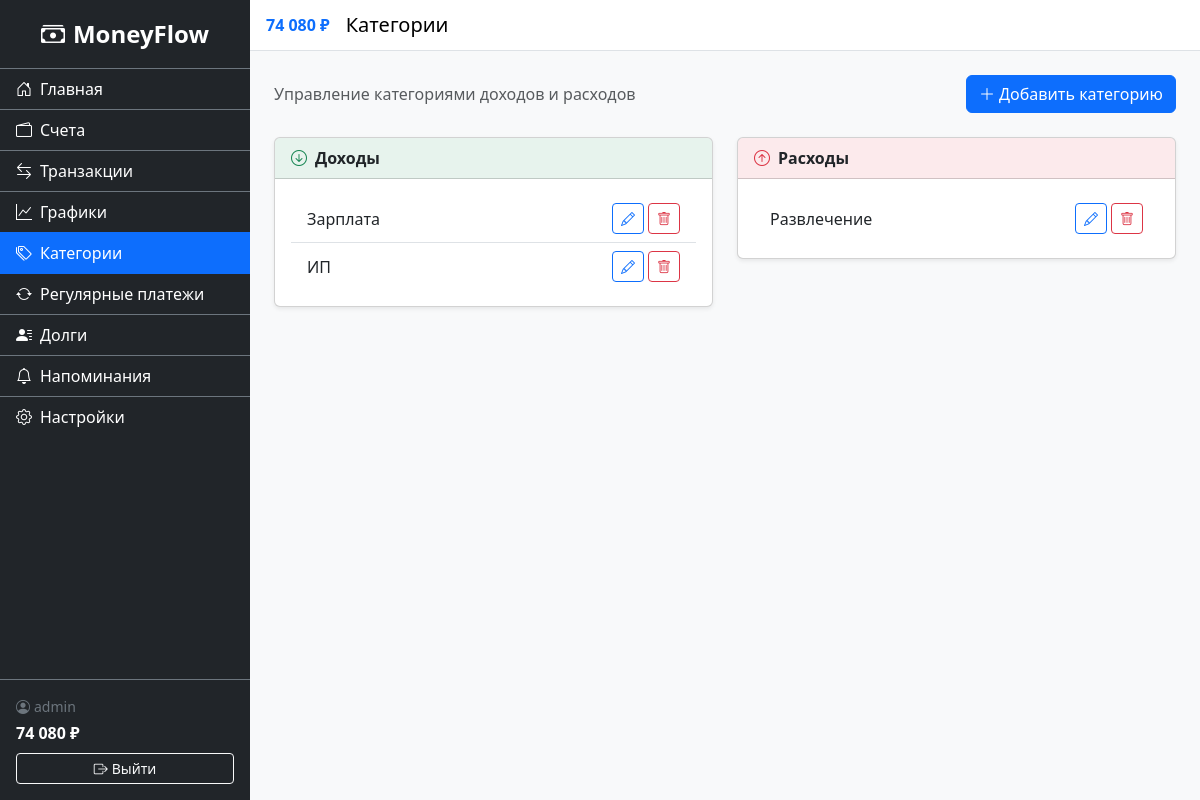
The page /finance/categories/ (signed in) on the database its author committed.
### accounts/models.py (models this page shows, shortened)
class CustomUser(AbstractUser):
    username = models.CharField(
        'Имя пользователя',
        max_length=150,
        unique=True,
        validators=[UnicodeUsernameValidator()],
        error_messages={'unique': 'Пользователь с таким именем уже существует.'},
    )
    phone_number = models.CharField(max_length=15, blank=True, null=True, verbose_name="Номер телефона")
    is_email_verified = models.BooleanField('Email подтверждён', default=False)

### finance/models.py (models this page shows, shortened)
class Category(models.Model):
    class CategoryType(models.TextChoices):
        INCOME = 'income', 'Доход'
        EXPENSE = 'expense', 'Расход'
    user = models.ForeignKey(settings.AUTH_USER_MODEL, on_delete=models.CASCADE, related_name='categories')
    name = models.CharField('Название', max_length=100)
    type = models.CharField('Тип', max_length=7, choices=CategoryType.choices)
    parent = models.ForeignKey('self', on_delete=models.CASCADE, null=True, blank=True, related_name='subcategories', verbose_name='Родительская категория')
    class Meta:
        verbose_name = 'Категория'
        verbose_name_plural = 'Категории'
        ordering = ['type', 'name']

### finance/views.py (the view)
# urls.py: path('categories/', views.CategoryListView.as_view(), name='category_list'),
class CategoryListView(LoginRequiredMixin, ListView):
    model = Category
    template_name = 'finance/category_list.html'
    context_object_name = 'categories'
    def get_queryset(self):
        return Category.objects.filter(user=self.request.user).select_related('parent')
    def get_context_data(self, **kwargs):
        ctx = super().get_context_data(**kwargs)
        ctx['income_categories'] = self.get_queryset().filter(type=Category.CategoryType.INCOME)
        ctx['expense_categories'] = self.get_queryset().filter(type=Category.CategoryType.EXPENSE)
        return ctx

### finance/context_processors.py (called while the page is built)
def total_balance(request):
    if request.user.is_authenticated:
        balance = Account.objects.filter(user=request.user).aggregate(
            total=Sum('balance')
        )['total'] or 0
        return {'sidebar_balance': balance}
    return {'sidebar_balance': 0}

### finance/templatetags/finance_tags.py (called while the page is built)
@register.filter
def spaced(value):
    if value is None:
        return '0'
    num = float(value)
    is_neg = num < 0
    num = abs(num)
    int_part = int(num)
    frac = num - int_part
    int_str = str(int_part)
    result = ''
    while int_str:
        if len(int_str) <= 3:
            result = int_str + result
            int_str = ''
        else:
            result = ' ' + int_str[-3:] + result
            int_str = int_str[:-3]
    if frac >= 0.005:
        result += f'{frac:.2f}'[1:]
    return ('-' if is_neg else '') + result

### finance/templates/finance/category_list.html (shortened to what this page needs)
{% extends 'base.html' %}
{% block page_title %}Категории{% endblock %}
{% block content %}
<div class="d-flex justify-content-between align-items-center mb-4">
    <span class="text-muted">Управление категориями доходов и расходов</span>
    <a href="{% url 'finance:category_create' %}" class="btn btn-primary">
        <i class="bi bi-plus-lg me-1"></i>Добавить категорию
    </a>
</div>
{% if categories %}
<div class="row">
    <div class="col-md-6">
        <div class="card shadow-sm mb-4">
            <div class="card-header bg-success bg-opacity-10 fw-semibold">
                <i class="bi bi-arrow-down-circle text-success me-2"></i>Доходы
            </div>
            <div class="card-body">
                {% if income_categories %}
                <ul class="list-group list-group-flush">
                    {% for cat in income_categories %}
                    <li class="list-group-item d-flex justify-content-between align-items-center">
                        <div>
                            {{ cat.name }}
                        </div>
                        <div class="d-flex gap-1">
                            <a href="{% url 'finance:category_update' cat.pk %}" class="btn btn-outline-primary btn-sm">
                                <i class="bi bi-pencil"></i>
                            </a>
                            <a href="{% url 'finance:category_delete' cat.pk %}" class="btn btn-outline-danger btn-sm">
                                <i class="bi bi-trash"></i>
                            </a>
                        </div>
                    </li>
                    {% endfor %}
                </ul>
                {% else %}
                <p class="text-muted text-center mb-0">Нет категорий доходов</p>
                {% endif %}
            </div>
        </div>
    </div>
    <div class="col-md-6">
        <div class="card shadow-sm mb-4">
            <div class="card-header bg-danger bg-opacity-10 fw-semibold">
                <i class="bi bi-arrow-up-circle text-danger me-2"></i>Расходы
            </div>
            <div class="card-body">
                {% if expense_categories %}
                <ul class="list-group list-group-flush">
                    {% for cat in expense_categories %}
                    <li class="list-group-item d-flex justify-content-between align-items-center">
                        <div>
                            {{ cat.name }}
                        </div>
                        <div class="d-flex gap-1">
                            <a href="{% url 'finance:category_update' cat.pk %}" class="btn btn-outline-primary btn-sm">
                                <i class="bi bi-pencil"></i>
                            </a>
                            <a href="{% url 'finance:category_delete' cat.pk %}" class="btn btn-outline-danger btn-sm">
                                <i class="bi bi-trash"></i>
                            </a>
                        </div>
                    </li>
                    {% endfor %}
                </ul>
                {% else %}
                <p class="text-muted text-center mb-0">Нет категорий расходов</p>
                {% endif %}
            </div>
        </div>
    </div>
</div>
{% else %}
<div class="text-center text-muted py-5">
    <i class="bi bi-tags display-3 d-block mb-3"></i>
    Нет категорий. Добавьте категории для учёта доходов и расходов.
</div>
{% endif %}
{% endblock %}

### templates/base.html (shortened to what this page needs)
<!DOCTYPE html>
<html lang="ru">
<head>
    <link href="https://cdn.jsdelivr.net/npm/bootstrap@5.3.3/dist/css/bootstrap.min.css" rel="stylesheet">
    <link rel="stylesheet" href="https://cdn.jsdelivr.net/npm/bootstrap-icons@1.11.3/font/bootstrap-icons.css">
    {% load static %}
    {% load finance_tags %}
    <link rel="stylesheet" href="{% static 'css/styles.css' %}">
    <link rel="stylesheet" href="{% static 'css/dark-theme.css' %}" id="dark-theme" disabled>
</head>
<body>
    <div class="d-flex" id="wrapper">
        <div class="sidebar bg-dark text-white" id="sidebar-wrapper">
            <div class="sidebar-heading text-center py-3 fs-4 fw-bold border-bottom border-secondary">
                <i class="bi bi-cash-stack me-2"></i>MoneyFlow
            </div>
            <div class="list-group list-group-flush">
                <a href="{% url 'home' %}" class="list-group-item list-group-item-action bg-dark text-white border-secondary {% if request.resolver_match.url_name == 'home' %}active{% endif %}">
                    <i class="bi bi-house-door me-2"></i>Главная
                </a>
                <a href="{% url 'finance:account_list' %}" class="list-group-item list-group-item-action bg-dark text-white border-secondary {% if '/finance/accounts' in request.path %}active{% endif %}">
                    <i class="bi bi-wallet2 me-2"></i>Счета
                </a>
                <a href="{% url 'finance:transaction_list' %}" class="list-group-item list-group-item-action bg-dark text-white border-secondary {% if '/finance/transactions' in request.path %}active{% endif %}">
                    <i class="bi bi-arrow-left-right me-2"></i>Транзакции
                </a>
                <a href="{% url 'finance:charts' %}" class="list-group-item list-group-item-action bg-dark text-white border-secondary {% if '/finance/charts' in request.path %}active{% endif %}">
                    <i class="bi bi-graph-up me-2"></i>Графики
                </a>
                <a href="{% url 'finance:category_list' %}" class="list-group-item list-group-item-action bg-dark text-white border-secondary {% if '/finance/categories' in request.path %}active{% endif %}">
                    <i class="bi bi-tags me-2"></i>Категории
                </a>
                <a href="{% url 'finance:recurring_list' %}" class="list-group-item list-group-item-action bg-dark text-white border-secondary {% if '/finance/recurring' in request.path %}active{% endif %}">
                    <i class="bi bi-arrow-repeat me-2"></i>Регулярные платежи
                </a>
                <a href="{% url 'finance:debt_list' %}" class="list-group-item list-group-item-action bg-dark text-white border-secondary {% if '/finance/debts' in request.path %}active{% endif %}">
                    <i class="bi bi-person-lines-fill me-2"></i>Долги
                </a>
                <a href="{% url 'finance:reminder_list' %}" class="list-group-item list-group-item-action bg-dark text-white border-secondary {% if '/finance/reminders' in request.path %}active{% endif %}">
                    <i class="bi bi-bell me-2"></i>Напоминания
                </a>
                <a href="{% url 'accounts:settings' %}" class="list-group-item list-group-item-action bg-dark text-white border-secondary {% if '/accounts/settings' in request.path %}active{% endif %}">
                    <i class="bi bi-gear me-2"></i>Настройки
                </a>
            </div>
            <div class="sidebar-footer border-top border-secondary p-3 mt-auto">
                <span class="d-block small text-secondary">
                    <i class="bi bi-person-circle me-1"></i>{{ user.username }}
                </span>
                <span class="d-block fw-bold text-white fs-6 mt-1">
                    {{ sidebar_balance|spaced }} ₽
                </span>
                <form method="post" action="{% url 'accounts:logout' %}" class="mt-2">
                    <button type="submit" class="btn btn-outline-light btn-sm w-100">
                        <i class="bi bi-box-arrow-right me-1"></i>Выйти
                    </button>
                </form>
            </div>
        </div>
        <div id="page-content-wrapper" class="flex-grow-1">
            <nav class="navbar navbar-expand navbar-light bg-white border-bottom px-3">
                <span class="fw-bold me-3 text-primary">{{ sidebar_balance|spaced }} ₽</span>
                <span class="navbar-brand mb-0 h1 me-auto">{% block page_title %}Главная{% endblock %}</span>
            </nav>
            <div class="container-fluid p-4">
                {% block content %}{% endblock %}
            </div>
        </div>
    </div>
</body>
</html>

### static/css/styles.css (style rules this page uses)
#wrapper { min-height: 100vh; }
.sidebar { width: 250px; min-height: 100vh; display: flex; flex-direction: column; flex-shrink: 0; z-index: 1040; }
.sidebar .list-group-item { transition: background 0.2s; }
.sidebar .list-group-item.active { background: #0d6efd !important; border-color: #0d6efd !important; }
.sidebar-footer { margin-top: auto; }
#page-content-wrapper { min-width: 0; background: #f8f9fa; }

### rows shown on the page
CustomUser: username "admin"
Category: name "Зарплата"
Category: name "ИП"
Category: name "Развлечение"

### other values the page prints
{{ sidebar_balance|spaced }} "74 080"
